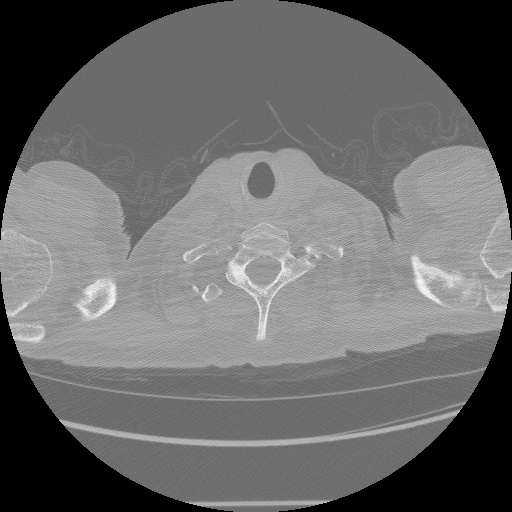
#> input picture sample-dataset/ID00007637202177411956430_0.jpg, 512 x 512 px, found by its file name; its folder holds only this picture in this run
$ python ModelFunctions.py
#> lines starting #> are read from the running program, lines starting #| are printed output that depends on the picture; after the words box and inside, x2 and y2 are one past the last pixel; in counts of white or black regions, pixels touching at a corner belong together
### 1 - Methods with Improved Results/SegmentationFunctions.py
import os
import cv2
import math

import numpy as np
import pandas as pd
import matplotlib.pyplot as plt
from matplotlib.patches import Rectangle

from sklearn.cluster import KMeans
from skimage.morphology import erosion, opening, closing, square, \
                               disk, convex_hull_image, remove_small_holes
from skimage.measure import label, regionprops

from skimage.filters import sobel
from skimage.feature import canny
from scipy import ndimage as ndi
from skimage.segmentation import watershed

SMALL_FONT = 13
MEDIUM_FONT = 15
LARGE_FONT = 18

plt.rc('font', size=SMALL_FONT)          # controls default text sizes
plt.rc('axes', titlesize=SMALL_FONT)     # fontsize of the axes title
plt.rc('axes', labelsize=MEDIUM_FONT)    # fontsize of the x and y labels
plt.rc('xtick', labelsize=SMALL_FONT)    # fontsize of the tick labels
plt.rc('ytick', labelsize=SMALL_FONT)    # fontsize of the tick labels
plt.rc('legend', fontsize=MEDIUM_FONT)   # legend fontsize
plt.rc('figure', titlesize=LARGE_FONT)   # fontsize of the figure title

plt.rcParams["figure.figsize"] = (10, 5)

def readSortedSlices(path):

    slices = []
    for s in os.listdir(path):
        slices.append(path + '/' + s)
    slices.sort(key = lambda s: int(s[s.find('_') + 1 : s.find('.')]))
    ID = slices[0][slices[0].find('/') + 1 : slices[0].find('_')]
    print('CT scan of Patient %s consists of %d slices.' % (ID, len(slices)))
    return (slices, ID)

def getSliceImages(slices):

    return list(map(readImg, slices))

def readImg(path, showOutput=0):

    img = cv2.imread(path)
    img = cv2.cvtColor(img, cv2.COLOR_RGB2GRAY)

    if showOutput:
        plt.title('A CT Scan Image Slice')
        plt.imshow(img, cmap='gray')
    return img

def imgKMeans(img, K, showOutput=0, showHistogram=0):
    '''
    Apply KMeans on an image with the number of clusters K
    Input: Image, Number of clusters K
    Output: Dictionary of cluster center labels and points, Output segmented image
    '''

    imgflat = np.reshape(img, img.shape[0] * img.shape[1]).reshape(-1, 1)

    kmeans = KMeans(n_clusters=K, verbose=0)

    kmmodel = kmeans.fit(imgflat)

    labels = kmmodel.labels_
    centers = kmmodel.cluster_centers_
    center_labels = dict(zip(np.arange(K), centers))

    output = np.array([center_labels[label] for label in labels])
    output = output.reshape(img.shape[0], img.shape[1]).astype(int)

    if showOutput:

        fig, axes = plt.subplots(1, 2, sharex=True, sharey=True, figsize=(10, 5))
        axes = axes.ravel()

        axes[0].imshow(img, cmap='gray')
        axes[0].set_title('Original Image')

        axes[1].imshow(output)
        axes[1].set_title('Image after KMeans (K = ' + str(K) + ')')

    return center_labels, output

def preprocessImage(img, showOutput=0):
    '''
    Preprocess the image by applying truncated thresholding using KMeans
    Input: Image
    Output: Preprocessed image
    '''
    centroids, segmented_img = imgKMeans(img, 3, showOutput=0)

    sorted_center_values = sorted([i[0] for i in centroids.values()])
    threshold = (sorted_center_values[-1] + sorted_center_values[-2]) / 2

    retval, procImg = cv2.threshold(img, threshold, 255, cv2.THRESH_TOZERO)

    if showOutput:

        fig, axes = plt.subplots(1, 2, sharex=True, sharey=True, figsize=(10, 5))
        axes = axes.ravel()

        axes[0].imshow(img, cmap='gray')
        axes[0].set_title('Original Image')

        axes[1].imshow(procImg, cmap='gray')
        axes[1].set_title('Processed Image - After Thresholding')

    return procImg, threshold


def getForegroundMask(img, fg_threshold, showOutput=0):

    retval, init_fg_mask = cv2.threshold(img, fg_threshold, 255, cv2.THRESH_BINARY)

    # Morphological operations to clean the mask
    fg_mask_opened = opening(init_fg_mask, square(3))
    fg_mask_opened2 = opening(fg_mask_opened, disk(4))

    # Perform edge-based segmentation of the foreground...

    # Detect contours that delineate the foreground with the Canny edge detector
    edges = canny(fg_mask_opened2) # Background is uniform - edges are on the boundary/inside ROI

    # Fill the inner part of the boundary using morphology ops
    fg_mask = ndi.binary_fill_holes(fg_mask_opened2)

    # Plot all steps
    if showOutput:
        fig, axes = plt.subplots(2, 3, sharex=True, sharey=True, figsize=(16, 10))
        axes = axes.ravel()

        axes[0].set_title('Original Image')
        axes[0].imshow(img, cmap='gray')
        axes[1].set_title('On Performing Thresholding\'s')
        axes[1].imshow(init_fg_mask, cmap='gray')
        axes[2].set_title('On Opening with Square SE (3)')
        axes[2].imshow(fg_mask_opened, cmap='gray')
        axes[3].set_title('On Opening with Disk SE (4)')
        axes[3].imshow(fg_mask_opened2, cmap='gray')
        axes[4].set_title('Outer Boundary Delineation with Canny\'s')
        axes[4].imshow(edges, cmap='gray')
        axes[5].set_title('Foreground Mask')
        axes[5].imshow(fg_mask, cmap='gray')

    return fg_mask


def getLungTracheaMasks(img, fg_mask, fg_threshold, showOutput=0):

    # Distinguish black pixels of the background from those of the lungs
    enhanced = img.copy()

    for i in range(img.shape[0]):
        for j in range(img.shape[1]):

            if fg_mask[i][j] == 0:
                enhanced[i][j] = 255

    # Extract lungs from the foreground mask
    retval, initial_lung_mask = cv2.threshold(enhanced, fg_threshold, 255, cv2.THRESH_BINARY_INV)

    # Clean up the lung mask with morphological operations
    lung_mask_op = opening(initial_lung_mask, square(2))
    lung_mask_opcl = closing(lung_mask_op, disk(6))
    lung_mask_opclrm = ndi.binary_fill_holes(lung_mask_opcl)

    # Get connected components of the segmented image and label them
    label_img = label(lung_mask_opclrm)
    lung_regions = regionprops(label_img)

    # Upon experimentation: areas of regions < 1500 are wind pipe structures
    trachea_labels = []
    for i in lung_regions:
        if i.area < 1500:
            trachea_labels.append(i.label)

    # Create trachea mask as a summation of all those regions
    trachea_mask = np.zeros(img.shape, dtype=np.uint8)
    for row in range(label_img.shape[0]):
        for col in range(label_img.shape[1]):
            if label_img[row][col] in trachea_labels:
                trachea_mask[row][col] = 255

    # Lung mask is made of all the other regions
    lung_mask = lung_mask_opclrm * np.invert(trachea_mask)

    # Lung mask is all black? Convex hull set to 0, since convex hull op on empty img errors out
    if sum(sum(lung_mask)) > 0:
        ch_lung_mask = convex_hull_image(lung_mask)
    else:
        ch_lung_mask = lung_mask.copy()


    initial_int_heart_mask = ch_lung_mask * np.invert(lung_mask) * np.invert(trachea_mask)

    int_heart_mask_op1 = opening(initial_int_heart_mask, square(5))
    int_heart_mask_op2 = opening(int_heart_mask_op1, disk(4))

    heart_label_img = label(int_heart_mask_op2)
    heart_regions = regionprops(heart_label_img)

    areas = {}
    for i in heart_regions:
        areas[i.label] = i.area

    if areas:
        heart_label = max(areas, key=areas.get)
        int_heart_mask = np.where(heart_label_img==heart_label, np.uint8(255), np.uint8(0))
    else:
        int_heart_mask = np.zeros(img.shape, dtype=np.uint8)

    if showOutput:

        fig, axes = plt.subplots(4, 3, sharex=True, sharey=True, figsize=(20, 20))
        axes = axes.ravel()

        axes[0].set_title('Original Image')
        axes[0].imshow(img, cmap='gray')

        axes[1].set_title('Enhanced Image')
        axes[1].imshow(enhanced, cmap='gray')

        axes[2].set_title('Initial Lung Mask')
        axes[2].imshow(initial_lung_mask, cmap='gray')

        axes[3].set_title('On Opening with Square SE (2)')
        axes[3].imshow(lung_mask_op, cmap='gray')

        axes[4].set_title('On Closing with Disk SE (6)')
        axes[4].imshow(lung_mask_opcl, cmap='gray')

        axes[5].set_title('On Filling Regions')
        axes[5].imshow(lung_mask_opclrm, cmap='gray')

        axes[6].set_title('Trachea Mask/Primary Bronchi')
        axes[6].imshow(trachea_mask, cmap='gray')

        axes[7].set_title('Lung Mask')
        axes[7].imshow(lung_mask, cmap='gray')

        axes[8].set_title('Convex Hull of Lung Mask')
        axes[8].imshow(ch_lung_mask, cmap='gray')

        axes[9].set_title('Initial Intermediate Heart Mask')
        axes[9].imshow(initial_int_heart_mask, cmap='gray')

        axes[10].set_title('On Opening with Square SE (3)')
        axes[10].imshow(int_heart_mask_op1, cmap='gray')

        axes[11].set_title('Intermediate heart mask')
        axes[11].imshow(int_heart_mask, cmap='gray')

    return trachea_mask, lung_mask, ch_lung_mask, int_heart_mask


def chullSpineMask(img, int_heart_mask, showOutput=0):

    # If no heart
    if not int_heart_mask.any():
        return int_heart_mask, int_heart_mask

    int_heart_pixel = img.copy()

    for i in range(img.shape[0]):
        for j in range(img.shape[1]):
            if int_heart_mask[i][j] == 0:
                int_heart_pixel[i][j] = 0

    centroids, segmented_heart_img = imgKMeans(int_heart_pixel, 3, showOutput=0)

    spine_threshold = (max(centroids.values()))[0]

    retval, initial_spine_mask = cv2.threshold(int_heart_pixel, spine_threshold, 255, cv2.THRESH_BINARY)

    bone_mask = closing(initial_spine_mask, disk(20))

    label_spine = label(bone_mask)
    spine_regions = regionprops(label_spine)

    # Assumption: The spine's area is greater than that of any calcium deposits
    labels = []
    areas = {}
    geometric_measures = {}
    for i in spine_regions:
        labels.append(i.label)
        areas[i.label] = i.area
        geometric_measures[i.label] = [i.centroid, i.orientation, i.axis_major_length]

    spine_label = max(areas, key=areas.get)
    labels.remove(spine_label)
    spine_mask = np.where(label_spine==spine_label, np.uint8(255), np.uint8(0))

# [4 lines of commented-out code are left out]

    label_heart = label(int_heart_mask)
    heart_regions = regionprops(label_heart)
    heart_region_area = heart_regions[0].area
    spine_region_area = areas[spine_label]

    frac_heart = (heart_region_area - spine_region_area)/heart_region_area

    if frac_heart < 0.5:
        heart_mask = np.zeros(img.shape, dtype=np.uint8)
        make_spine_mask = 0
    else:
        make_spine_mask = 1

        # Center point of the spine - get the centroid
        y0, x0 = geometric_measures[spine_label][0]

        orientation = geometric_measures[spine_label][1]

        # Top-most point of the spine
        # top_most_coordinate = centroid - (slightly_more_than_half * axis_major_length * sin(angle))
        x2 = x0 - math.sin(orientation) * 0.6 * geometric_measures[spine_label][2]
        y2 = y0 - math.cos(orientation) * 0.6 * geometric_measures[spine_label][2]

        chull_spine_mask = spine_mask.copy()

        # Vertical axis
        for i in range(math.ceil(y2), img.shape[1]):

            if i > math.ceil(y0):
                # Horizontal axis
                for j in range(img.shape[0]):
                    chull_spine_mask[i][j] = 255
            else:
                # Horizontal axis
                for j in range(math.ceil(x0)):
                    chull_spine_mask[i][j] = 255


        heart_mask = int_heart_mask * np.invert(chull_spine_mask)

    if showOutput:

        fig, axes = plt.subplots(3, 3, sharex=True, sharey=True, figsize=(15, 15))
        axes = axes.ravel()

        axes[0].set_title('Intermediate Heart Mask')
        axes[0].imshow(int_heart_mask, cmap='gray')

        axes[1].set_title('Intermediate Heart Segment')
        axes[1].imshow(int_heart_pixel, cmap='gray')

        axes[2].set_title('Intermediate Heart Segment on K-Means (K = 3)')
        axes[2].imshow(segmented_heart_img)

        axes[3].set_title('Spine Mask')
        axes[3].imshow(initial_spine_mask, cmap='gray')

        axes[4].set_title('On Closing with Disk SE (20)')
        axes[4].imshow(spine_mask, cmap='gray')

        axes[5].set_title('On Opening with Square SE (4)')
        axes[5].imshow(spine_mask, cmap='gray')

        axes[6].set_title('Centroid and uppermost point')
        axes[6].imshow(spine_mask, cmap='gray')

        if make_spine_mask:
            axes[6].plot((x0, x2), (y0, y2), '-r', linewidth=1.5)
            axes[6].plot(x0, y0, '.g', markersize=5)
            axes[6].plot(x2, y2, '.b', markersize=5)

            axes[7].set_title('Convex Hull of Spine Mask')
            axes[7].imshow(chull_spine_mask, cmap='gray')
        else:
            axes[7].set_title('Convex Hull of Spine Mask')
            axes[7].imshow(chull_spine_mask, cmap='gray')

        axes[8].set_title('Heart Mask')
        axes[8].imshow(heart_mask, cmap='gray')

    return spine_mask, heart_mask

# [9 lines left out: function segmentHeart, not called in this run]

def segmentHeartLungsTrachea(img, heart_mask, lung_mask, trachea_mask, showOutput=0):

    seg_heart = cv2.bitwise_and(img, img, mask=heart_mask)
    seg_lungs = cv2.bitwise_and(img, img, mask=lung_mask)
    seg_trachea = cv2.bitwise_and(img, img, mask=trachea_mask)

    if showOutput:
        fig, [ax1, ax2, ax3] = plt.subplots(1, 3, figsize=(12, 6), sharex=True, sharey=False)

        ax1.set_title('Segmented Heart')
        ax1.imshow(seg_heart, cmap='gray')

        ax2.set_title('Segmented Lungs')
        ax2.imshow(seg_lungs, cmap='gray')

        ax3.set_title('Segmented Trachea')
        ax3.imshow(seg_trachea, cmap='gray')

    return seg_heart, seg_lungs, seg_trachea


def applyMaskColor(mask, mask_color):

    masked = np.concatenate(([mask[ ... , np.newaxis] * color for color in mask_color]), axis=2)

    # Matplotlib expects color intensities to range from 0 to 1 if a float
    maxValue = np.amax(masked)
    minValue = np.amin(masked)

    # Therefore, scale the color image accordingly
    if maxValue - minValue == 0:
        return masked
    else:
        masked = masked / (maxValue - minValue)

    return masked

def getColoredMasks(img, heart_mask, lung_mask, trachea_mask, showOutput=0):
    heart_mask_color = np.array([256, 0, 0])
    lung_mask_color = np.array([0, 256, 0])
    trachea_mask_color = np.array([0, 0, 256])

    heart_colored = applyMaskColor(heart_mask, heart_mask_color)
    lung_colored = applyMaskColor(lung_mask, lung_mask_color)
    trachea_colored = applyMaskColor(trachea_mask, trachea_mask_color)

    colored_masks = heart_colored + lung_colored + trachea_colored

    if showOutput:
        fig, axes = plt.subplots(2, 2, figsize=(10, 10))
        ax = axes.ravel()

        ax[0].set_title("Original Image")
        ax[0].imshow(img, cmap='gray')
        ax[1].set_title("Heart Mask")
        ax[1].imshow(heart_colored)
        ax[2].set_title("Lung Mask")
        ax[2].imshow(lung_colored)
        ax[3].set_title("Masks")
        ax[3].imshow(colored_masks)

    return heart_colored, lung_colored, trachea_colored, colored_masks

### 1 - Methods with Improved Results/ModelFunctions.py
from SegmentationFunctions import *

def modelPipeline(img_path):

    ID = img_path[img_path.find('/') + 1 : img_path.find('_')]
    sliceNo = img_path[img_path.find('_') + 1 : img_path.find('.')]

    print('\t******* SEGMENTATION PIPELINE ********')
    print('Patient:', ID + ', Slice Number:', sliceNo)

    im = readImg(img_path, showOutput=0)
#> in readImg, img is the input picture: shape (512, 512, 3); min 0, max 255, mean 104.9

    procImg, fg_threshold = preprocessImage(im, showOutput=0)
#> in imgKMeans, `centers = kmmodel.cluster_centers_`: centers = [160.9, 0.089, 109.9]
#> in imgKMeans, `center_labels = dict(zip(np.arange(K), centers))`: center_labels = {0: [160.9], 1: [0.089], 2: [109.9]}
#> in imgKMeans, `output = output.reshape(img.shape[0], img.shape[1]).astype(int)`:
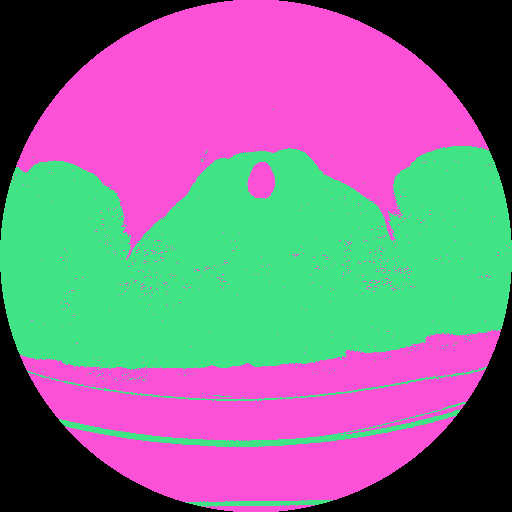
#> output: shape (512, 512) int64; 3 distinct labels, from 0 to 160; one colour per label, 0 black
#> in preprocessImage, `sorted_center_values = sorted([i[0] for i in centroids.values()])`: sorted_center_values = [0.089, 109.9, 160.9]
#> in preprocessImage, `threshold = (sorted_center_values[-1] + sorted_center_values[-2]) / 2`: threshold = 135.4
#> in preprocessImage, `retval, procImg = cv2.threshold(img, threshold, 255, cv2.THRESH_TOZERO)`:
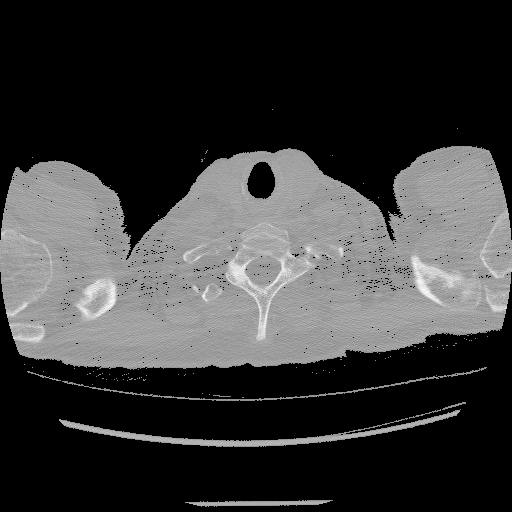
#> procImg: shape (512, 512); min 0, max 255, mean 57.9
#> in preprocessImage, `retval, procImg = cv2.threshold(img, threshold, 255, cv2.THRESH_TOZERO)`: retval = 135
#> fg_threshold = 135.4
    print('...preprocessing')

    fg_mask = getForegroundMask(procImg, fg_threshold, showOutput=0)
#> in getForegroundMask, `retval, init_fg_mask = cv2.threshold(img, fg_threshold, 255, cv2.THRES..`:
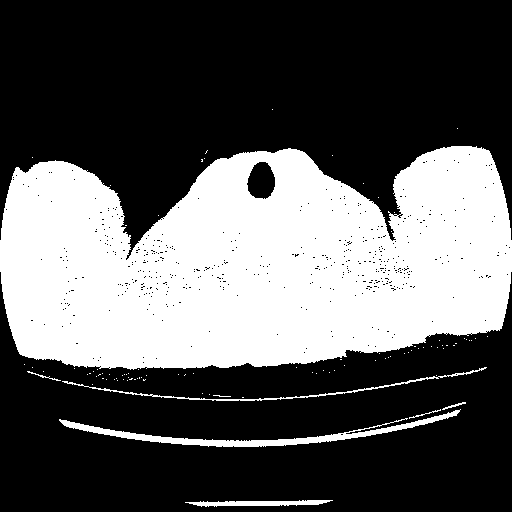
#> init_fg_mask: shape (512, 512); 36% white; 95 white regions (88 under 20 px), largest, box (x1, y1, x2, y2) and area: (0, 146, 512, 370) 90178, (59, 409, 461, 447) 2464, (62, 367, 487, 401) 773
#> in getForegroundMask, `retval, init_fg_mask = cv2.threshold(img, fg_threshold, 255, cv2.THRES..`: retval = 135
    print('...computing foreground mask')

    trachea_mask, lung_mask, ch_lung_mask, int_heart_mask = getLungTracheaMasks(procImg,
                                                                          fg_mask,
                                                                          fg_threshold,
                                                                          showOutput=0)
#> after the loop in getLungTracheaMasks, `for i in range(img.shape[0]):`:
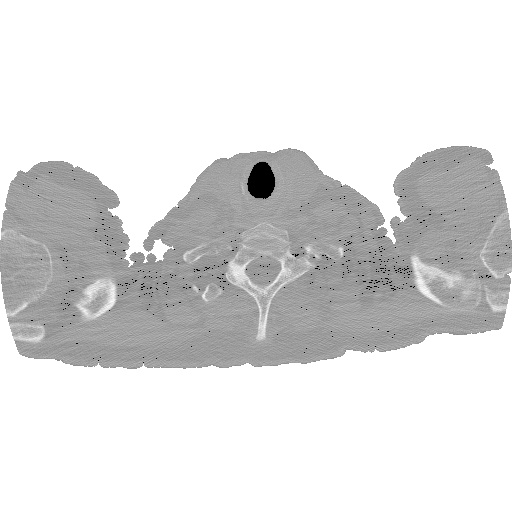
#> enhanced: shape (512, 512); min 0, max 255, mean 221.7
#> in getLungTracheaMasks, `retval, initial_lung_mask = cv2.threshold(enhanced, fg_threshold, 255,..`:
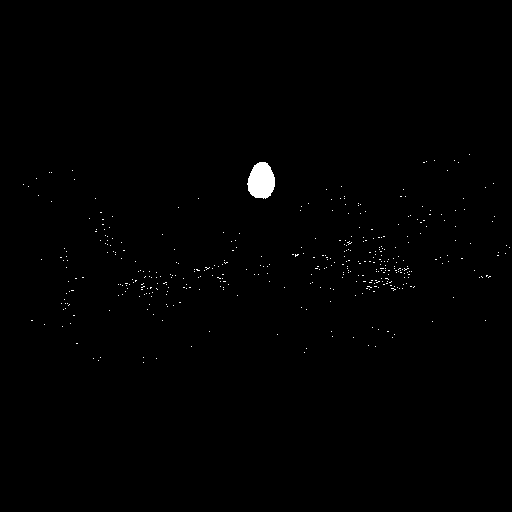
#> initial_lung_mask: shape (512, 512); 0.51% white; 410 white regions (409 under 20 px), largest, box (x1, y1, x2, y2) and area: (247, 162, 275, 199) 785
#> in getLungTracheaMasks, `lung_mask_op = opening(initial_lung_mask, square(2))`:
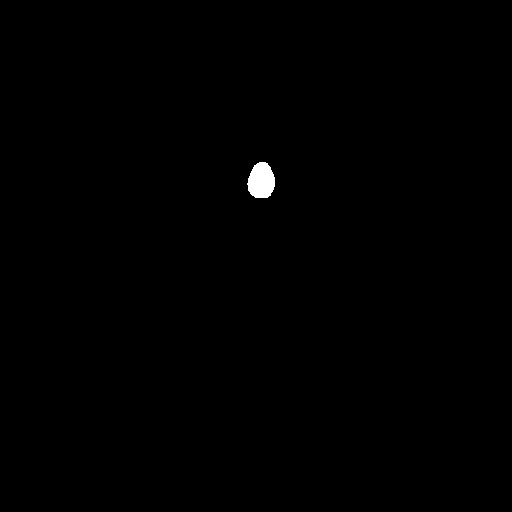
#> lung_mask_op: shape (512, 512); 0.3% white; 1 white region, box (x1, y1, x2, y2) and area: (247, 162, 275, 198) 783
#> in getLungTracheaMasks, `lung_regions = regionprops(label_img)`: lung_regions = 1 regions; box (x1, y1, x2, y2) and area: (247, 162, 275, 198) 783
#> the loop in getLungTracheaMasks, `for i in lung_regions:` made 1 pass
#> after the loop in getLungTracheaMasks, `for i in lung_regions:`: trachea_labels = [1]
#> in getLungTracheaMasks, `heart_regions = regionprops(heart_label_img)`: heart_regions = []
#> after the loop in getLungTracheaMasks, `for i in heart_regions:`: areas = 0 items
    print('...computing lung mask')

    spine_mask, heart_mask = chullSpineMask(im, int_heart_mask, showOutput=0)
    print('...computing spine & heart masks')

    segmented_heart, segmented_lungs, segmented_trachea = segmentHeartLungsTrachea(im,
                                                                               heart_mask,
                                                                               lung_mask,
                                                                               trachea_mask,
                                                                               showOutput=0)

    heart_colored, lung_colored, trachea_colored, colored_masks = getColoredMasks(im,
                                                                                  heart_mask,
                                                                                  lung_mask,
                                                                                  trachea_mask,
                                                                                  showOutput=1)
#> in applyMaskColor, `maxValue = np.amax(masked)`: maxValue = 0

slices, PatientID = readSortedSlices('sample-dataset')

for slicePath in slices:
    modelPipeline(slicePath)
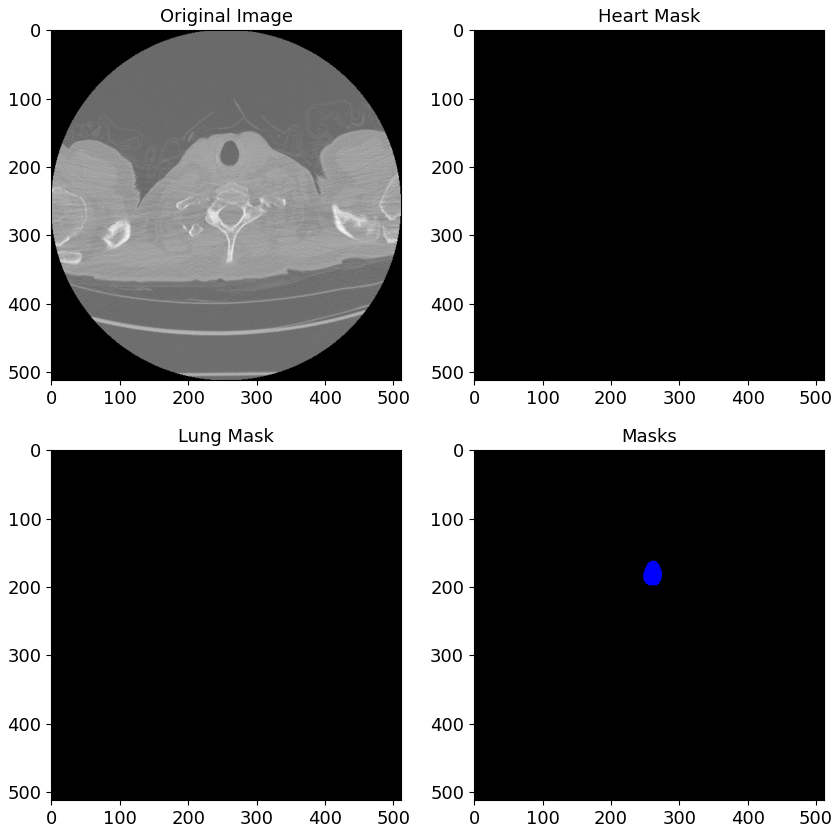
#> figure drawn by matplotlib, 4 panels
